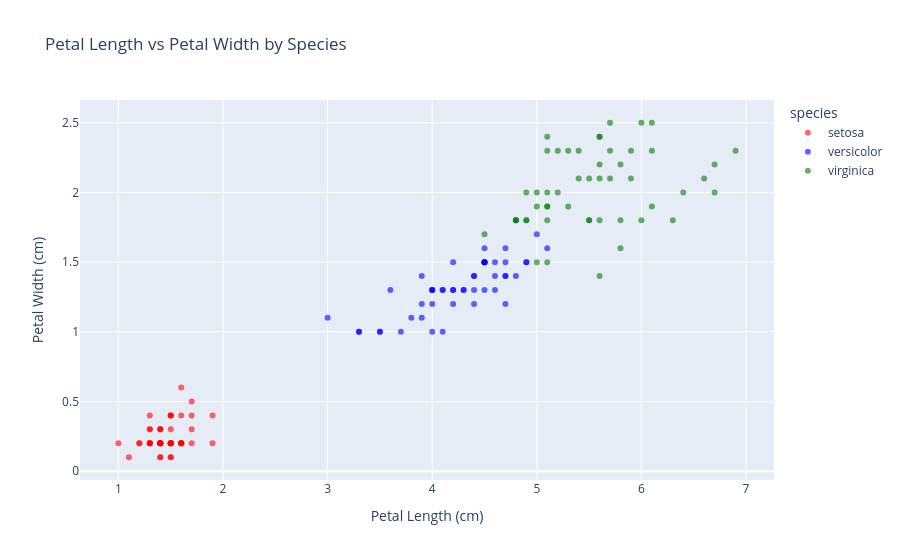

The notebook cell this image was saved under:
### Code cell
# Scatter plot with color by species
colors = {"setosa": "red", "versicolor": "blue", "virginica": "green"}

fig = px.scatter(
    iris,
    x='petal_length',
    y='petal_width',
    color='species',
    title='Petal Length vs Petal Width by Species',
    labels={'petal_length': 'Petal Length (cm)', 'petal_width': 'Petal Width (cm)'},
    color_discrete_map=colors,
    opacity=0.6
)
fig.show()

### Figure 1 — Plotly figure (JSON) as saved in the notebook; plotly's stock layout.template omitted (floating-point values rounded to 4 significant figures)
{"data": [{"hovertemplate": "species=setosa<br>Petal Length (cm)=%{x}<br>Petal Width (cm)=%{y}<extra></extra>", "legendgroup": "setosa", "marker": {"color": "red", "opacity": 0.6, "symbol": "circle"}, "mode": "markers", "name": "setosa", "orientation": "v", "showlegend": true, "type": "scatter", "x": [1.4, 1.4, 1.3, 1.5, 1.4, 1.7, 1.4, 1.5, 1.4, 1.5, 1.5, 1.6, 1.4, 1.1, 1.2, 1.5, 1.3, 1.4, 1.7, 1.5, 1.7, 1.5, 1.0, 1.7, 1.9, 1.6, 1.6, 1.5, 1.4, 1.6, 1.6, 1.5, 1.5, 1.4, 1.5, 1.2, 1.3, 1.4, 1.3, 1.5, 1.3, 1.3, 1.3, 1.6, 1.9, 1.4, 1.6, 1.4, 1.5, 1.4], "xaxis": "x", "y": [0.2, 0.2, 0.2, 0.2, 0.2, 0.4, 0.3, 0.2, 0.2, 0.1, 0.2, 0.2, 0.1, 0.1, 0.2, 0.4, 0.4, 0.3, 0.3, 0.3, 0.2, 0.4, 0.2, 0.5, 0.2, 0.2, 0.4, 0.2, 0.2, 0.2, 0.2, 0.4, 0.1, 0.2, 0.2, 0.2, 0.2, 0.1, 0.2, 0.2, 0.3, 0.3, 0.2, 0.6, 0.4, 0.3, 0.2, 0.2, 0.2, 0.2], "yaxis": "y"}, {"hovertemplate": "species=versicolor<br>Petal Length (cm)=%{x}<br>Petal Width (cm)=%{y}<extra></extra>", "legendgroup": "versicolor", "marker": {"color": "blue", "opacity": 0.6, "symbol": "circle"}, "mode": "markers", "name": "versicolor", "orientation": "v", "showlegend": true, "type": "scatter", "x": [4.7, 4.5, 4.9, 4.0, 4.6, 4.5, 4.7, 3.3, 4.6, 3.9, 3.5, 4.2, 4.0, 4.7, 3.6, 4.4, 4.5, 4.1, 4.5, 3.9, 4.8, 4.0, 4.9, 4.7, 4.3, 4.4, 4.8, 5.0, 4.5, 3.5, 3.8, 3.7, 3.9, 5.1, 4.5, 4.5, 4.7, 4.4, 4.1, 4.0, 4.4, 4.6, 4.0, 3.3, 4.2, 4.2, 4.2, 4.3, 3.0, 4.1], "xaxis": "x", "y": [1.4, 1.5, 1.5, 1.3, 1.5, 1.3, 1.6, 1.0, 1.3, 1.4, 1.0, 1.5, 1.0, 1.4, 1.3, 1.4, 1.5, 1.0, 1.5, 1.1, 1.8, 1.3, 1.5, 1.2, 1.3, 1.4, 1.4, 1.7, 1.5, 1.0, 1.1, 1.0, 1.2, 1.6, 1.5, 1.6, 1.5, 1.3, 1.3, 1.3, 1.2, 1.4, 1.2, 1.0, 1.3, 1.2, 1.3, 1.3, 1.1, 1.3], "yaxis": "y"}, {"hovertemplate": "species=virginica<br>Petal Length (cm)=%{x}<br>Petal Width (cm)=%{y}<extra></extra>", "legendgroup": "virginica", "marker": {"color": "green", "opacity": 0.6, "symbol": "circle"}, "mode": "markers", "name": "virginica", "orientation": "v", "showlegend": true, "type": "scatter", "x": [6.0, 5.1, 5.9, 5.6, 5.8, 6.6, 4.5, 6.3, 5.8, 6.1, 5.1, 5.3, 5.5, 5.0, 5.1, 5.3, 5.5, 6.7, 6.9, 5.0, 5.7, 4.9, 6.7, 4.9, 5.7, 6.0, 4.8, 4.9, 5.6, 5.8, 6.1, 6.4, 5.6, 5.1, 5.6, 6.1, 5.6, 5.5, 4.8, 5.4, 5.6, 5.1, 5.1, 5.9, 5.7, 5.2, 5.0, 5.2, 5.4, 5.1], "xaxis": "x", "y": [2.5, 1.9, 2.1, 1.8, 2.2, 2.1, 1.7, 1.8, 1.8, 2.5, 2.0, 1.9, 2.1, 2.0, 2.4, 2.3, 1.8, 2.2, 2.3, 1.5, 2.3, 2.0, 2.0, 1.8, 2.1, 1.8, 1.8, 1.8, 2.1, 1.6, 1.9, 2.0, 2.2, 1.5, 1.4, 2.3, 2.4, 1.8, 1.8, 2.1, 2.4, 2.3, 1.9, 2.3, 2.5, 2.3, 1.9, 2.0, 2.3, 1.8], "yaxis": "y"}], "layout": {"legend": {"title": {"text": "species"}, "tracegroupgap": 0}, "title": {"text": "Petal Length vs Petal Width by Species"}, "xaxis": {"anchor": "y", "domain": [0, 1], "title": {"text": "Petal Length (cm)"}}, "yaxis": {"anchor": "x", "domain": [0, 1], "title": {"text": "Petal Width (cm)"}}}}
